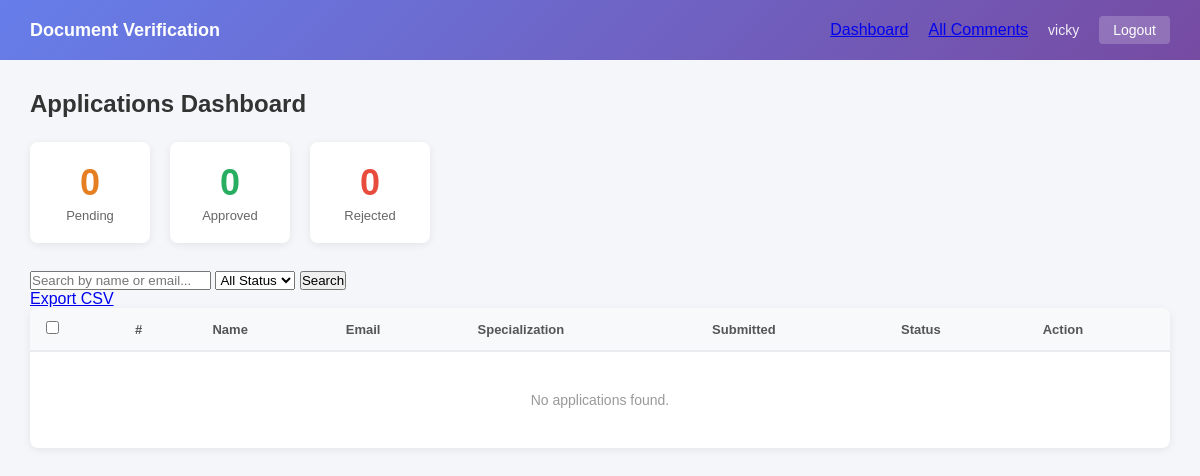
Before: /dashboard/ (signed in) with the older database file.
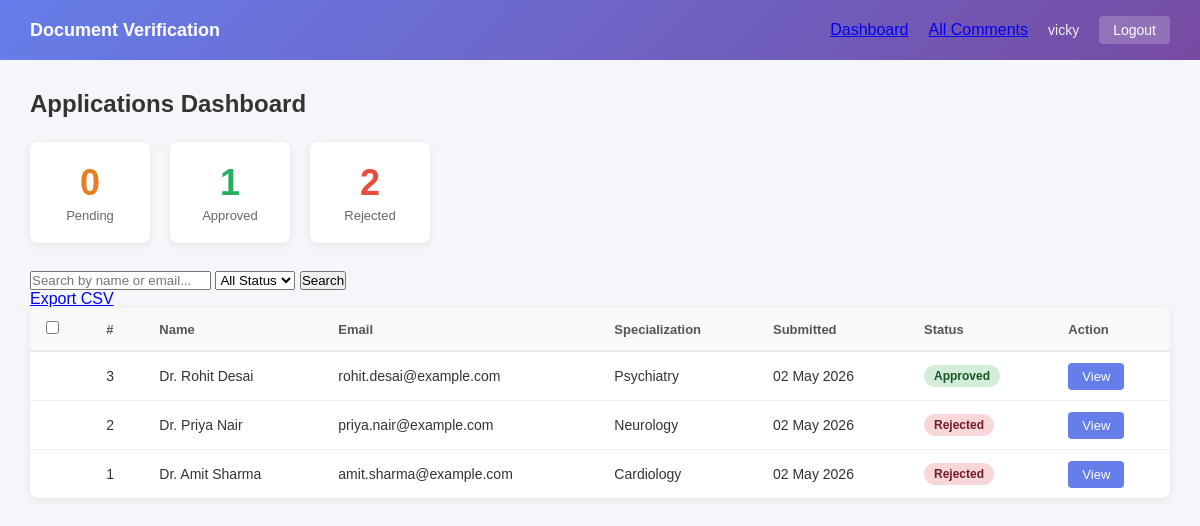
After: the same page with the newer database file.
### doc_review/models.py (models this page shows, shortened)
class DoctorApplication(models.Model):
    STATUS_PENDING = 'pending'
    STATUS_APPROVED = 'approved'
    STATUS_REJECTED = 'rejected'
    STATUS_CHOICES = [
        (STATUS_PENDING, 'Pending'),
        (STATUS_APPROVED, 'Approved'),
        (STATUS_REJECTED, 'Rejected'),
    ]
    full_name = models.CharField(max_length=200)
    email = models.EmailField()
    phone = models.CharField(max_length=20)
    specialization = models.CharField(max_length=200)
    doc_folder = models.CharField(max_length=500)
    status = models.CharField(max_length=20, choices=STATUS_CHOICES, default=STATUS_PENDING)
    rejection_reason = models.TextField(blank=True, default='')
    reviewed_by = models.ForeignKey(
        User, null=True, blank=True,
        on_delete=models.SET_NULL,
        related_name='reviewed_applications'
    )
    reviewed_at = models.DateTimeField(null=True, blank=True)
    submitted_at = models.DateTimeField(auto_now_add=True)

### doc_review/views.py (the view)
# urls.py: path('dashboard/', views.dashboard, name='dashboard'),
@login_required
def dashboard(request):
    qs = DoctorApplication.objects.all().order_by('-submitted_at')
    status_filter = request.GET.get('status', '')
    search_query = request.GET.get('q', '')
    if status_filter:
        qs = qs.filter(status=status_filter)
    if search_query:
        qs = qs.filter(
            Q(full_name__icontains=search_query) | Q(email__icontains=search_query)
        )
    counts = {
        'pending': DoctorApplication.objects.filter(status='pending').count(),
        'approved': DoctorApplication.objects.filter(status='approved').count(),
        'rejected': DoctorApplication.objects.filter(status='rejected').count(),
    }
    paginator = Paginator(qs, 20)
    page_number = request.GET.get('page')
    page_obj = paginator.get_page(page_number)
    commented_ids = set(
        Comment.objects.values_list('application_id', flat=True).distinct()
    )
    return render(request, 'doc_review/dashboard.html', {
        'page_obj': page_obj,
        'counts': counts,
        'status_filter': status_filter,
        'search_query': search_query,
        'commented_ids': commented_ids,
    })

### templates/doc_review/dashboard.html (shortened to what this page needs)
{% extends 'doc_review/base.html' %}
{% block content %}
<div class="page-header">
    <h2>Applications Dashboard</h2>
</div>
<div class="stats-row">
    <div class="stat-card stat-pending">
        <span class="stat-number">{{ counts.pending }}</span>
        <span class="stat-label">Pending</span>
    </div>
    <div class="stat-card stat-approved">
        <span class="stat-number">{{ counts.approved }}</span>
        <span class="stat-label">Approved</span>
    </div>
    <div class="stat-card stat-rejected">
        <span class="stat-number">{{ counts.rejected }}</span>
        <span class="stat-label">Rejected</span>
    </div>
</div>
<div class="filter-bar">
    <form method="GET" action="{% url 'dashboard' %}" class="filter-form">
        <input type="text" name="q" value="{{ search_query }}" placeholder="Search by name or email..." class="search-input">
        <select name="status" class="status-select">
            <option value="">All Status</option>
        </select>
        <button type="submit" class="btn-filter">Search</button>
    </form>
    <a href="{% url 'export_csv' %}?status={{ status_filter }}&q={{ search_query }}" class="btn-export">Export CSV</a>
</div>
<form method="POST" action="{% url 'bulk_action' %}" id="bulk-form">
    <div class="table-container">
        <table class="app-table">
            <thead>
                <tr>
                    <th><input type="checkbox" id="select-all" title="Select all"></th>
                    <th>#</th>
                    <th>Name</th>
                    <th>Email</th>
                    <th>Specialization</th>
                    <th>Submitted</th>
                    <th>Status</th>
                    <th>Action</th>
                </tr>
            </thead>
            <tbody>
                {% for app in page_obj %}
                <tr>
                    <td>
                    </td>
                    <td>{{ app.id }}</td>
                    <td>
                        <div class="name-cell">
                            {{ app.full_name }}
                        </div>
                    </td>
                    <td>{{ app.email }}</td>
                    <td>{{ app.specialization }}</td>
                    <td>{{ app.submitted_at|date:"d M Y" }}</td>
                    <td>
                        <span class="badge badge-{{ app.status }}">{{ app.get_status_display }}</span>
                    </td>
                    <td>
                        <a href="{% url 'application_detail' app.pk %}" class="btn-view">View</a>
                    </td>
                </tr>
                {% empty %}
                <tr>
                    <td colspan="8" class="empty-row">No applications found.</td>
                </tr>
                {% endfor %}
            </tbody>
        </table>
    </div>
</form>
{% endblock %}

### templates/doc_review/base.html (shortened to what this page needs)
{% load static %}
<!DOCTYPE html>
<html lang="en">
<head>
    <link rel="stylesheet" href="{% static 'doc_review/style.css' %}">
</head>
<body>
    <nav class="navbar">
        <div class="nav-brand">Document Verification</div>
        <div class="nav-links">
            <a href="{% url 'dashboard' %}" class="nav-link">Dashboard</a>
            <a href="{% url 'all_comments' %}" class="nav-link">All Comments</a>
            <span class="nav-user">{{ request.user.username }}</span>
            <a href="{% url 'logout' %}" class="nav-logout">Logout</a>
        </div>
    </nav>
    <div class="main-content">
        {% block content %}{% endblock %}
    </div>
</body>
</html>

### static/doc_review/style.css (style rules this page uses)
* { margin: 0; padding: 0; box-sizing: border-box; }
body { font-family: Arial, Helvetica, sans-serif; background: #f4f6f9; color: #333; }
.navbar { background: linear-gradient(135deg, #667eea 0%, #764ba2 100%); color: white; padding: 0 30px; height: 60px; display: flex; align-items: center; justify-content: space-between; }
.nav-brand { font-size: 18px; font-weight: bold; }
.nav-links { display: flex; align-items: center; gap: 20px; }
.nav-user { font-size: 14px; opacity: 0.9; }
.nav-logout { color: white; text-decoration: none; font-size: 14px; background: rgba(255,255,255,0.2); padding: 6px 14px; border-radius: 4px; }
.main-content { padding: 30px; max-width: 1200px; margin: 0 auto; }
.page-header { margin-bottom: 24px; }
.page-header h2 { font-size: 24px; color: #333; }
.stats-row { display: flex; gap: 20px; margin-bottom: 28px; }
.stat-card { background: white; border-radius: 8px; padding: 20px 30px; display: flex; flex-direction: column; align-items: center; box-shadow: 0 2px 8px rgba(0,0,0,0.07); min-width: 120px; }
.stat-number { font-size: 36px; font-weight: bold; }
.stat-label { font-size: 13px; color: #666; margin-top: 4px; }
.stat-pending .stat-number { color: #e67e22; }
.stat-approved .stat-number { color: #27ae60; }
.stat-rejected .stat-number { color: #e74c3c; }
.table-container { background: white; border-radius: 8px; box-shadow: 0 2px 8px rgba(0,0,0,0.07); overflow: hidden; }
.app-table { width: 100%; border-collapse: collapse; }
.app-table th { background: #f8f9fa; padding: 13px 16px; text-align: left; font-size: 13px; color: #555; border-bottom: 2px solid #e9ecef; }
.app-table td { padding: 13px 16px; font-size: 14px; border-bottom: 1px solid #f0f0f0; }
.app-table tr:last-child td { border-bottom: none; }
.badge { display: inline-block; padding: 4px 10px; border-radius: 12px; font-size: 12px; font-weight: bold; }
.badge-approved { background: #d4edda; color: #155724; }
.badge-rejected { background: #f8d7da; color: #721c24; }
.btn-view { background: #667eea; color: white; text-decoration: none; padding: 6px 14px; border-radius: 4px; font-size: 13px; }

Changed rows visible on the page:
added DoctorApplication: id "3", full_name "Dr. Rohit Desai", email "rohit.desai@example.com", specialization "Psychiatry", submitted_at "02 May 2026", status "Approved"
added DoctorApplication: id "2", full_name "Dr. Priya Nair", email "priya.nair@example.com", specialization "Neurology", submitted_at "02 May 2026", status "Rejected"
added DoctorApplication: id "1", full_name "Dr. Amit Sharma", email "amit.sharma@example.com", specialization "Cardiology", submitted_at "02 May 2026", status "Rejected"
Other visible differences:
{{ counts.approved }}: "0" → "1"
{{ counts.rejected }}: "0" → "2"
text no longer shown: "No applications found."
